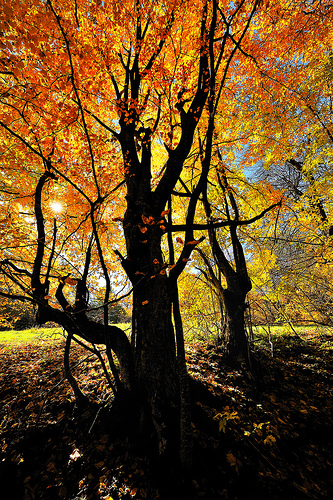
#> input picture Datasets/web_image_crawler/tree_images/tree/10645459834_ceae8e63d0.jpg, 333 x 500 px, given in place of tree1.png, which was not available
$ python bg_removal.py   (older library calls are emulated)
#> lines starting #> are read from the running program, lines starting #| are printed output that depends on the picture; after the words box and inside, x2 and y2 are one past the last pixel; in counts of white or black regions, pixels touching at a corner belong together; pictures that were not available may be replaced by others from this repository, and a replacement may not be noted
'''
Original Code by jedwards
Source: http://stackoverflow.com/questions/29313667/how-do-i-remove-the-background-from-this-kind-of-image
Note: This code has been modified to implement extra features
'''

'''
opencv issues: https://groups.google.com/a/continuum.io/forum/#!topic/anaconda/zQjANEHPcJ0
'''

import cv2
import os #Moving files
import numpy as np

#== Parameters =======================================================================
BLUR = 21
CANNY_THRESH_1 = 10
CANNY_THRESH_2 = 200
MASK_DILATE_ITER = 10
MASK_ERODE_ITER = 10
MASK_COLOR = (0.0,0.0,1.0) # In BGR format


#== Processing =======================================================================

#-- Read image -----------------------------------------------------------------------
numImages = 2 # Total number of images to iterate through

for i in range(1, numImages + 1):
    print(i)
    img = cv2.imread('trees_to_remove_bg/tree' + str(i) + '.png')
#> img is the input picture: shape (500, 333, 3); mean B, G, R 27.6, 73.1, 104.9
    gray = cv2.cvtColor(img,cv2.COLOR_BGR2GRAY)
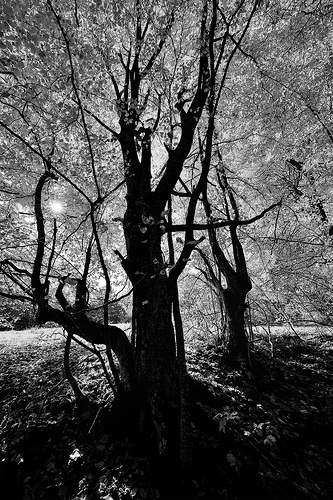
#> gray: shape (500, 333); min 0, max 255, mean 77.4

    #-- Edge detection -------------------------------------------------------------------
    edges = cv2.Canny(gray, CANNY_THRESH_1, CANNY_THRESH_2)
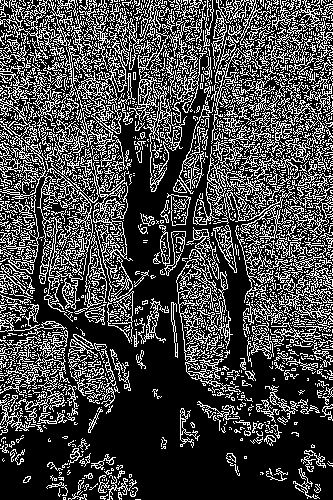
#> edges: shape (500, 333); 27.7% white in thin lines or dots
    edges = cv2.dilate(edges, None)
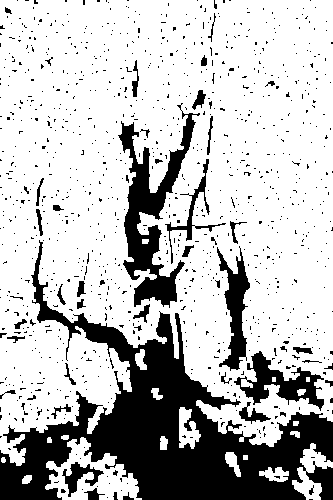
#> edges: shape (500, 333); 74.8% white; 1025 black regions (979 under 20 px), largest, box (x1, y1, x2, y2) and area: (0, 240, 333, 500) 26687, (118, 103, 200, 308) 5272, (234, 351, 324, 411) 1980
    edges = cv2.erode(edges, None)
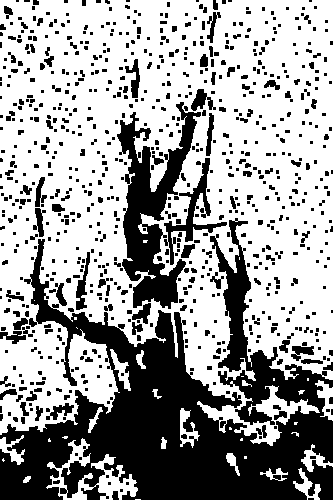
#> edges: shape (500, 333); 63% white; 819 black regions (628 under 20 px)

    #-- Find contours in edges, sort by area ---------------------------------------------
    contour_info = []

    contours,_ = cv2.findContours(edges, cv2.RETR_LIST, cv2.CHAIN_APPROX_NONE) #Gives ValueError
#> contours = 882 contours, 532 with area under 20; largest, box (x1, y1, x2, y2) and area: (0, 0, 333, 446) 121138, (116, 101, 202, 310) 7281, (46, 438, 138, 500) 1617, (163, 157, 228, 266) 1402, (75, 251, 91, 311) 402
    #See: http://stackoverflow.com/questions/25504964/opencv-python-valueerror-too-many-values-to-unpack
    #_, contours,_ = cv2.findContours(edges, cv2.RETR_LIST, cv2.CHAIN_APPROX_NONE) Possible solution to ValueError

    for c in contours:
        contour_info.append((
            c,
            cv2.isContourConvex(c),
            cv2.contourArea(c),
        ))
#> after the loop, contour_info = 882 items
    contour_info = sorted(contour_info, key=lambda c: c[2], reverse=True)
    max_contour = contour_info[0]
#> max_contour = 3 items, first 3: contour of 4074 points, box (x1, y1, x2, y2) (0, 0, 333, 446), area 121138, False, 121138

    #-- Create empty mask, draw filled polygon on it corresponding to largest contour ----
    # Mask is black, polygon is white
    mask = np.zeros(edges.shape)
    cv2.fillConvexPoly(mask, max_contour[0], (255))
#> mask: shape (500, 333) float64; 82.8% white; 35 black regions (23 under 20 px), largest, box (x1, y1, x2, y2) and area: (0, 379, 333, 500) 26197, (213, 0, 332, 10) 1053, (87, 0, 212, 6) 610

    #-- Smooth mask, then blur it --------------------------------------------------------
    mask = cv2.dilate(mask, None, iterations=MASK_DILATE_ITER)
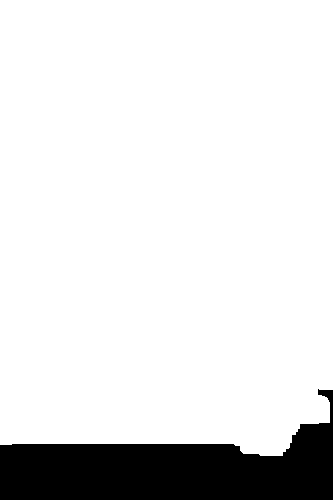
#> mask: shape (500, 333) float64; 88.6% white; 1 black region, box (x1, y1, x2, y2) and area: (0, 389, 333, 500) 19059
    mask = cv2.erode(mask, None, iterations=MASK_ERODE_ITER)
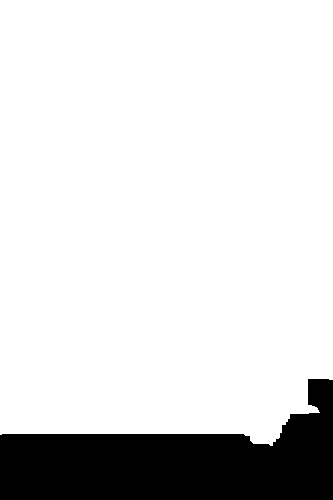
#> mask: shape (500, 333) float64; 85.9% white; 1 black region, box (x1, y1, x2, y2) and area: (0, 379, 333, 500) 23439
    mask = cv2.GaussianBlur(mask, (BLUR, BLUR), 0)
    mask_stack = np.dstack([mask]*3)    # Create 3-channel alpha mask

    #-- Blend masked img into MASK_COLOR background --------------------------------------
    mask_stack  = mask_stack.astype('float32') / 255.0          # Use float matrices,
    img         = img.astype('float32') / 255.0                 #  for easy blending

    masked = (mask_stack * img) + ((1-mask_stack) * MASK_COLOR) # Blend
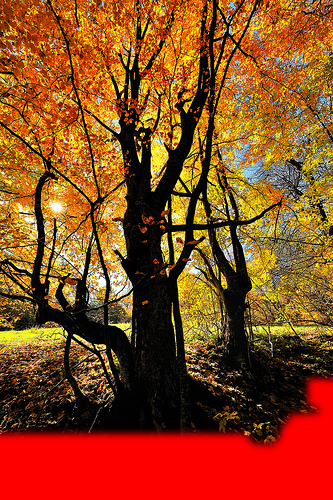
#> masked: shape (500, 333, 3) float64; mean of channels 0, 1, 2 0.106, 0.282, 0.547; drawn as B, G, R
    masked = (masked * 255).astype('uint8')                     # Convert back to 8-bit

    cv2.imshow('img', masked)                                   # Display
    cv2.waitKey()

    #-- Check with user if bg was removed correctly -------------------------------------

    answer = str(raw_input('Was BG removal succesful? [y/n]: '))
#> the answer given: y

    #If Yes, overwrite original image with masked image
    if(answer.lower() == 'y'):
        cv2.imwrite('/trees_to_remove_bg/tree' + str(i) + '.png', masked) # Save

    #If No, move original image to /failed folder
    else:
        os.rename('/trees_to_remove_bg/tree' + str(i) + '.png', '/trees_to_remove_bg/failed/tree' + str(i) + '.png')
#> pass 2 of the loop `for i in range(1, numImages + 1):`:
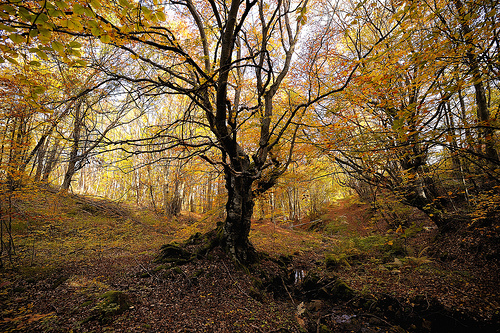
#> input picture Datasets/web_image_crawler/tree_images/tree/10728808896_120654cb09.jpg, 500 x 333 px, given in place of tree2.png, which was not available
#> img is the input picture: shape (333, 500, 3); mean B, G, R 54.8, 87.6, 110.3
#> gray: shape (333, 500)
#> `edges = cv2.Canny(gray, CANNY_THRESH_1, CANNY_THRESH_2)`:
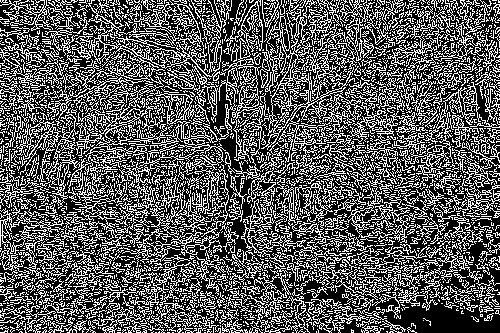
#> edges: shape (333, 500); 35.3% white in thin lines or dots
#> contours = 1302 contours, 737 with area under 20; largest, box (x1, y1, x2, y2) and area: (0, 0, 500, 333) 161122, (209, 83, 231, 131) 450, (219, 136, 242, 172) 372, (316, 284, 349, 305) 362, (466, 232, 490, 265) 327
#> after the loop `for c in contours:`: contour_info = 1302 items
#> max_contour = 3 items, first 3: contour of 2357 points, box (x1, y1, x2, y2) (0, 0, 500, 333), area 161122, False, 161122.5
#> `mask = cv2.erode(mask, None, iterations=MASK_ERODE_ITER)`:
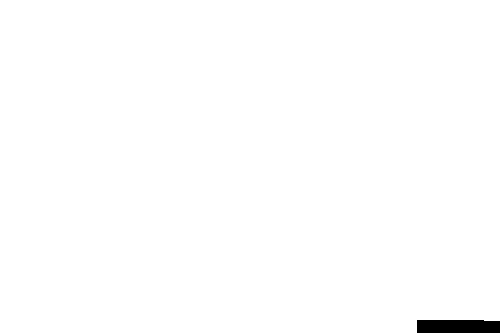
#> mask: shape (333, 500) float64; 99.4% white; 1 black region, box (x1, y1, x2, y2) and area: (417, 320, 500, 333) 1063
#> the answer given: y
